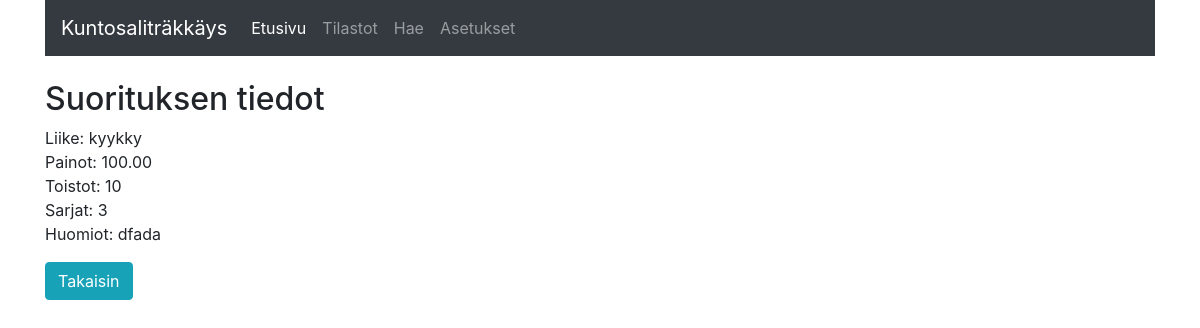
The app's page /suorituksenTiedot.php?id=2 with its own data.
### tables this page shows
CREATE TABLE `suoritukset` (
  `id` int(11) NOT NULL,
  `liike` varchar(30) NOT NULL,
  `painot` decimal(10,2) NOT NULL,
  `toistot` int(10) NOT NULL,
  `sarjat` int(10) NOT NULL,
  `huomiot` varchar(100) DEFAULT NULL,
  `aika` date DEFAULT NULL
);

### suoritusPDO.php (called while the page is built, shortened)
<?php
require_once 'suoritus.php';
class suoritusPDO {
	private $db;
	function __construct($dsn="mysql:host=localhost;dbname=a1602823",
	$user="root", $password="salainen") {
		$this->db = new PDO($dsn, $user, $password);
		$this->db->setAttribute(PDO::ATTR_EMULATE_PREPARES, false);
		$this->db->setAttribute(PDO::ATTR_ERRMODE, PDO::ERRMODE_WARNING);
	}
	public function naytaSuoritus($id) {
		$sql = "SELECT id, liike, painot, toistot, sarjat, huomiot, aika FROM suoritukset WHERE id = :id";
		if (! $stmt = $this->db->prepare($sql)) {
			$virhe = $this->db->errorInfo();
			throw new PDOException($virhe[2], $virhe[1]);
		}
		$stmt->bindValue(":id", $id, PDO::PARAM_INT);
		if (! $stmt->execute()) {
			$virhe = $stmt->errorInfo();
			throw new PDOException($virhe[2], $virhe[1]);
		}
		$row = $stmt->fetchObject();
		$suoritus = new Suoritus();
		$suoritus->setId($row->id);
		$suoritus->setLiikkeet(utf8_encode($row->liike));
		$suoritus->setPainot($row->painot);
		$suoritus->setToistot($row->toistot);
		$suoritus->setSarjat($row->sarjat);
		$suoritus->setHuomiot(utf8_encode($row->huomiot));
		$suoritus->setAika($row->aika);
		return $suoritus;
	}
}
?>

### suoritus.php (called while the page is built, shortened)
<?php
class Suoritus implements JsonSerializable {
	private $painot;
	private $toistot;
	private $sarjat;
	private $liike;
	private $huomiot;
	function __construct($painot="", $toistot="", $sarjat="", $liike="", $huomiot="", $id=0) {
		$this->painot = trim($painot);
		$this->toistot = trim($toistot);
		$this->sarjat = trim($sarjat);
		$this->liike = trim($liike);
		$this->huomiot = trim($huomiot);
	}
	public function setPainot($painot) {
		$this->painot = trim($painot);
	}
	public function setToistot($toistot) {
		$this->toistot = trim($toistot);
	}
	public function setSarjat($sarjat) {
		$this->sarjat = trim($sarjat);
	}
	public function setLiikkeet($liike) {
		$this->liike = trim($liike);
	}
	public function setHuomiot($huomiot) {
		$this->huomiot = trim($huomiot);
	}
	public function getPainot() {
		return $this->painot;
	}
	public function getToistot() {
		return $this->toistot;
	}
	public function getSarjat() {
		return $this->sarjat;
	}
	public function getLiikkeet() {
		return $this->liike;
	}
	public function getHuomiot() {
		return $this->huomiot;
	}
}
?>

### suorituksenTiedot.php (the view, shortened to what this page needs)
<!DOCTYPE html>
<html lang="fi">
	<head>
		<link rel="stylesheet" href="https://maxcdn.bootstrapcdn.com/bootstrap/4.1.0/css/bootstrap.min.css">
		<link rel="stylesheet" type="text/css" href="style.css">
	</head>
	<body>
		<div class="container">
			<nav class="navbar navbar-expand-md navbar-dark bg-dark mb-4">
      		<a class="navbar-brand" href="#">Kuntosaliträkkäys</a>
	      	<div class="collapse navbar-collapse" id="navbarCollapse">
	        	<ul class="navbar-nav mr-auto">
	          		<li class="nav-item active">
	            		<a class="nav-link" href="index.php">Etusivu</a>
	          		</li>
		          	<li class="nav-item">
	            		<a class="nav-link" href="tilastot.php">Tilastot</a>
	          		</li>
	          			<li class="nav-item">
	            		<a class="nav-link" href="haeSuoritusJSON.html">Hae</a>
	          		</li>
	          		<li class="nav-item">
	            		<a class="nav-link" href="asetukset.php">Asetukset</a>
	          		</li>
	        	</ul>
		      </div>
		    </nav>
		    <h2>Suorituksen tiedot</h2>
		    <?php
				try {
					$id = $_GET["id"];
					require_once "suoritusPDO.php";
					$kantakasittely = new suoritusPDO();
					$id = $kantakasittely->naytaSuoritus($id);
				} catch (Exception $error) {
					print($error->getMessage());
				}
				print("<p>Liike: " . $id->getLiikkeet());
				print("<br>Painot: " . $id->getPainot());
				print("<br>Toistot: " . $id->getToistot());
				print("<br>Sarjat: " . $id->getSarjat());
				print("<br>Huomiot: " . $id->getHuomiot() . "</p>");
			?>
			<form action="tilastot.php" method="post">
				<input class="btn btn-info" type="submit" name="takaisin"
					value="Takaisin">
			</form>
		</div>

### records on screen
suoritukset: liike "kyykky", painot "100.00", toistot "10", sarjat "3", huomiot "dfada"
